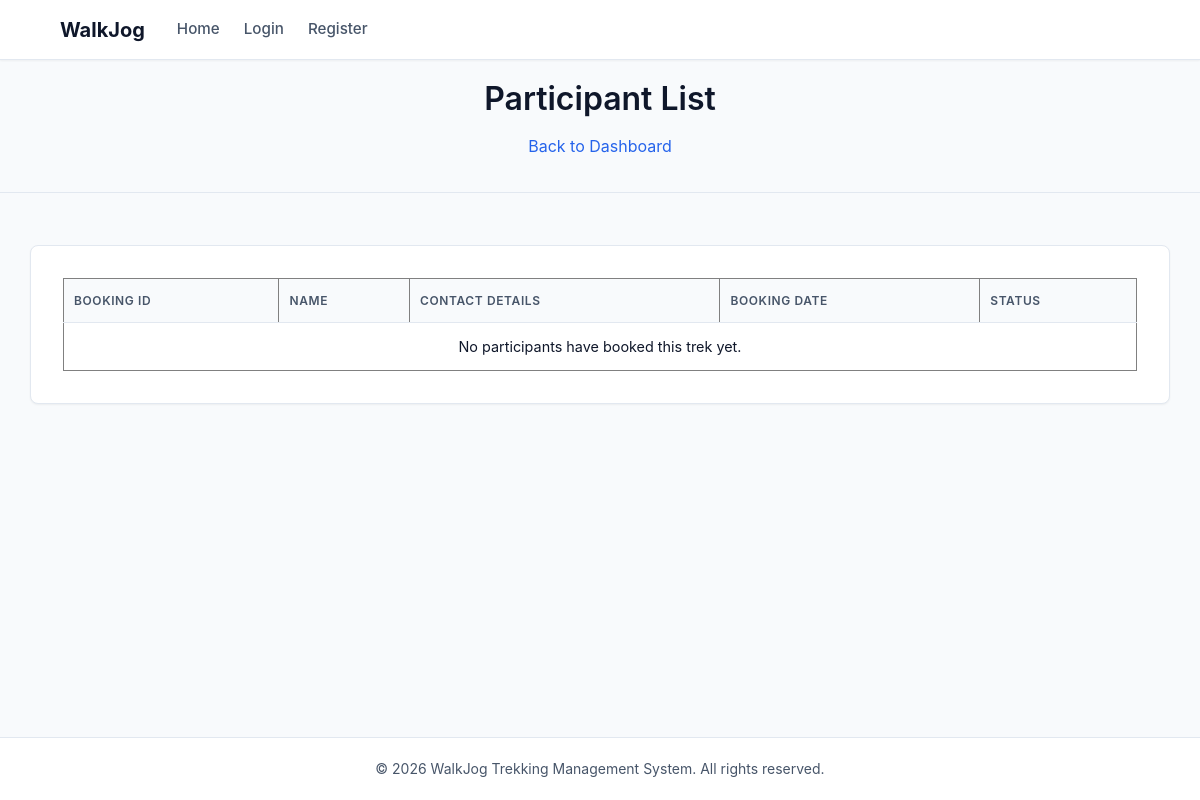
The app's page /staff/trek/1/users, older data.
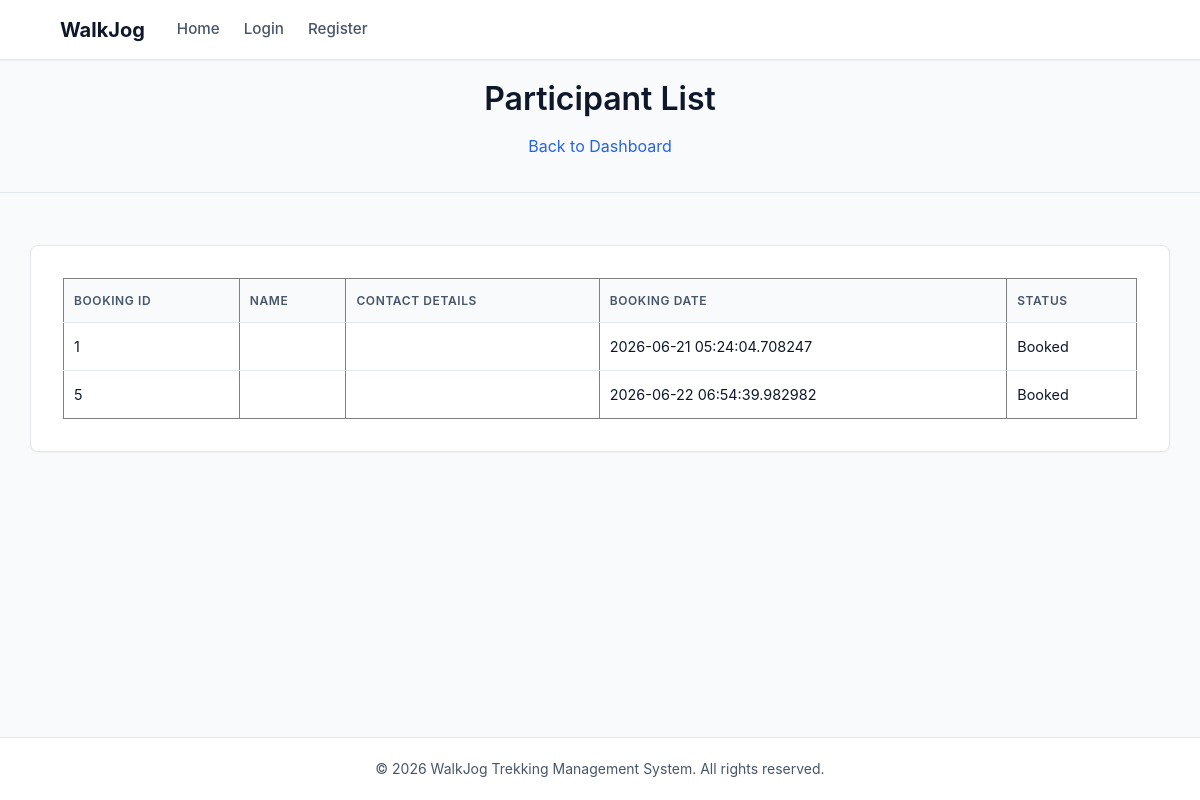
The same page, newer data.
### models.py (models this page shows)
class Booking(db.Model):
    __tablename__ = 'booking'
    booking_id = db.Column(
        db.Integer,
        primary_key=True
    )
    user_id = db.Column(
        db.Integer,
        db.ForeignKey('users.id'),
        nullable=False
    )
    trek_id = db.Column(
        db.Integer,
        db.ForeignKey('treks.trek_id'),
        nullable=False
    )
    booking_date = db.Column(
        db.DateTime,
        default=datetime.now
    )
    status = db.Column(
        db.String(20),
        default='Booked'
    )

### app.py (the view)
@app.route('/staff/trek/<int:trek_id>/users')
def trek_users(trek_id):
    bookings = Booking.query.filter_by(
        trek_id=trek_id
    ).all()
    return render_template(
        'trek_users.html',
        bookings=bookings
    )

### templates/trek_users.html (shortened to what this page needs)
{% extends "base.html" %}
{% block content %}
<h1>Participant List</h1>
<a href="javascript:history.back()">Back to Dashboard</a>
<hr>
<div class="table">
    <table border="1">
        <tr>
            <th>Booking ID</th>
            <th>Name</th>
            <th>Contact Details</th>
            <th>Booking Date</th>
            <th>Status</th>
        </tr>
        {% for booking in bookings %}
        <tr>
            <td>{{ booking.booking_id }}</td>
            <td>{{ booking.user_name }}</td>
            <td>{{ booking.contact_details }}</td>
            <td>{{ booking.booking_date }}</td>
            <td>{{ booking.status }}</td>
        </tr>
        {% else %}
        <tr>
            <td colspan="5" style="text-align: center;">No participants have booked this trek yet.</td>
        </tr>
        {% endfor %}
    </table>
</div>
{% endblock %}

### templates/base.html (shortened to what this page needs)
<!DOCTYPE html>
<html lang="en">
<head>
  <link rel="stylesheet" href="{{ url_for('static', filename='style.css') }}?v=1.1">
</head>
<body>
  <nav>
    <a href="/">Home</a>
    <a href="/login">Login</a>
    <a href="/register">Register</a>
  </nav>
  {% block content %}
  {% endblock %}
  <footer style="text-align: center; padding: 20px 0; margin-top: auto; color: var(--text-secondary); font-size: 0.875rem; border-top: 1px solid var(--border-color); width: 100%; background-color: var(--surface-color); z-index: 100;">
    &copy; 2026 WalkJog Trekking Management System. All rights reserved.
  </footer>
</body>
</html>

### static/style.css (style rules this page uses)
:root { --bg-color: #f8fafc; --surface-color: #ffffff; --text-primary: #0f172a; --text-secondary: #475569; --border-color: #e2e8f0; --primary-color: #0f172a; --primary-hover: #334155; --accent-color: #2563eb; --accent-hover: #1d4ed8; --font-family: 'Inter', -apple-system, BlinkMacSystemFont, "Segoe UI", Roboto, Helvetica, Arial, sans-serif; --shadow-sm: 0 1px 2px 0 rgba(0, 0, 0, 0.05); --shadow-md: 0 4px 6px -1px rgba(0, 0, 0, 0.1), 0 2px 4px -1px rgba(0, 0, 0, 0.06); --shadow-lg: 0 10px 15px -3px rgba(0, 0, 0, 0.1), 0 4px 6px -2px rgba(0, 0, 0, 0.05); }
* { margin: 0; padding: 0; box-sizing: border-box; }
body { font-family: var(--font-family); color: var(--text-primary); background-color: var(--bg-color); min-height: 100vh; display: flex; flex-direction: column; align-items: center; padding-top: 80px; line-height: 1.6; }
h1, h2, h3, h4 { color: var(--text-primary); font-weight: 600; line-height: 1.2; margin-bottom: 1rem; }
a { color: var(--accent-color); text-decoration: none; transition: color 0.2s; }
nav { position: fixed; top: 0; left: 0; width: 100%; height: 60px; background-color: var(--surface-color); border-bottom: 1px solid var(--border-color); display: flex; align-items: center; padding: 0 5%; z-index: 1000; box-shadow: var(--shadow-sm); }
nav::before { content: 'WalkJog'; font-weight: 700; font-size: 1.25rem; margin-right: 32px; color: var(--primary-color); }
nav a { color: var(--text-secondary); font-weight: 500; margin-right: 24px; font-size: 0.95rem; transition: color 0.2s; text-decoration: none; }
.macos-window, body > form, body > div:not(.stats):not(.scene-3d), body > table { width: 95%; max-width: 1400px; margin: 20px auto; background-color: var(--surface-color); border: 1px solid var(--border-color); border-radius: 8px; box-shadow: var(--shadow-sm); padding: 32px; }
table { width: 100%; border-collapse: collapse; text-align: left; }
th, td { padding: 12px 10px; border-bottom: 1px solid var(--border-color); font-size: 0.9rem; }
th { background-color: #f8fafc; font-weight: 600; color: var(--text-secondary); text-transform: uppercase; font-size: 0.75rem; letter-spacing: 0.05em; }
td { white-space: nowrap; }
tr:last-child td { border-bottom: none; }
hr { border: 0; border-top: 1px solid var(--border-color); margin: 32px 0; width: 100%; }

Row changes from the older to the newer data that the page shows:
added Booking: booking_id "1", booking_date "2026-06-21 05:24:04.708247", status "Booked"
added Booking: booking_id "5", booking_date "2026-06-22 06:54:39.982982", status "Booked"
Text that changed along with them:
text no longer shown: "No participants have booked this trek yet."
